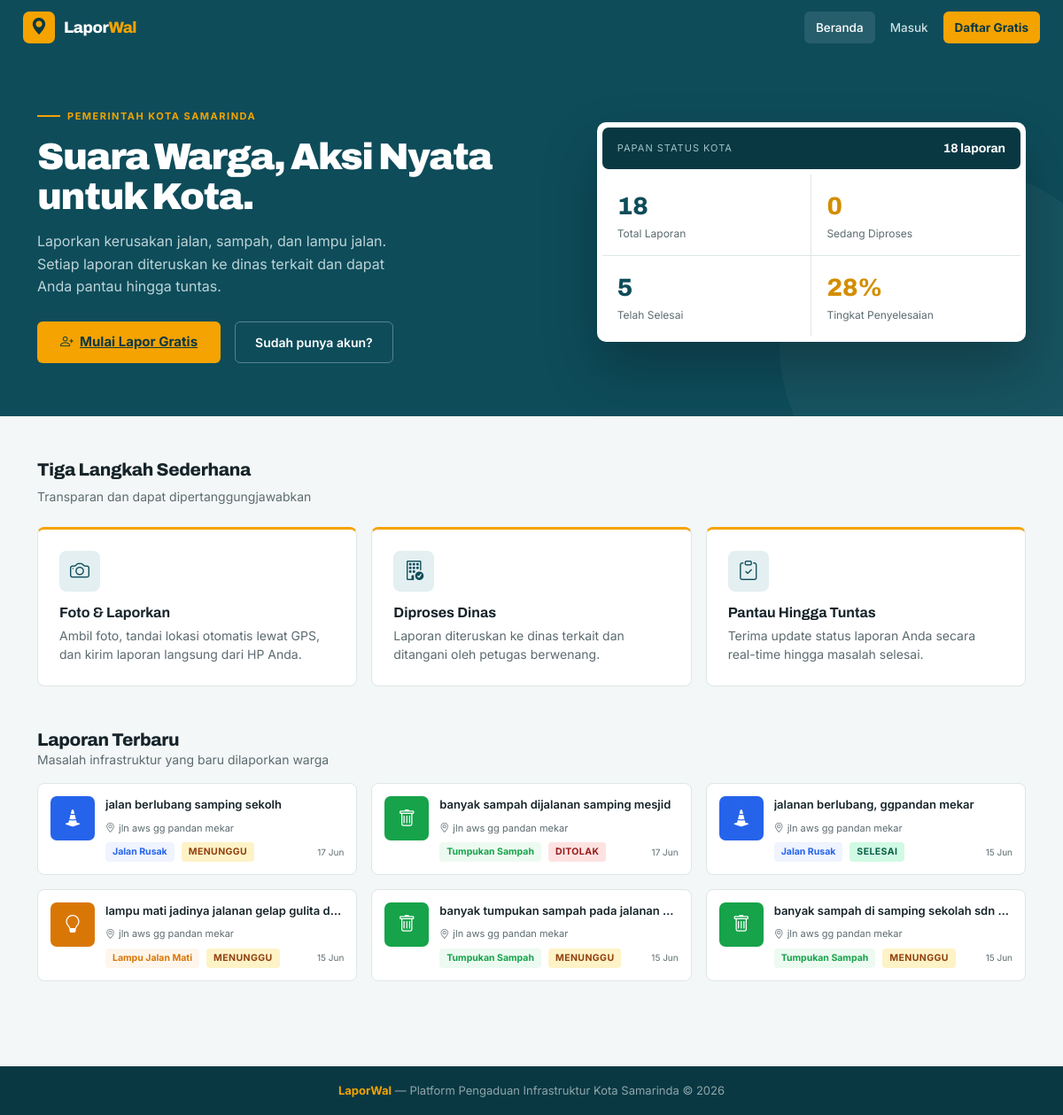
The page / on the database its author committed.
### laporan/models.py (models this page shows, shortened)
class Laporan(models.Model):
    KATEGORI_CHOICES = [
        ('jalan', 'Jalan Rusak'),
        ('sampah', 'Tumpukan Sampah'),
        ('lampu', 'Lampu Jalan Mati'),
        ('lainnya', 'Lainnya'),
    ]
    STATUS_CHOICES = [
        ('pending', 'Menunggu'),
        ('diproses', 'Diproses'),
        ('selesai', 'Selesai'),
        ('ditolak', 'Ditolak'),
    ]
    PRIORITAS_CHOICES = [
        ('rendah', 'Rendah'),
        ('sedang', 'Sedang'),
        ('tinggi', 'Tinggi'),
        ('darurat', 'Darurat'),
    ]
    nomor_laporan = models.CharField(max_length=20, unique=True, blank=True)
    pelapor = models.ForeignKey(
        settings.AUTH_USER_MODEL,
        on_delete=models.CASCADE,
        related_name='laporan_set',
        verbose_name="Pelapor"
    )
    foto = models.ImageField(upload_to=report_upload_path, verbose_name="Foto Laporan")
    deskripsi = models.TextField(verbose_name="Deskripsi Laporan")
    alamat = models.CharField(max_length=255, verbose_name="Alamat / Lokasi")
    latitude = models.DecimalField(max_digits=9, decimal_places=6, null=True, blank=True)
    longitude = models.DecimalField(max_digits=9, decimal_places=6, null=True, blank=True)
    kategori = models.CharField(max_length=20, choices=KATEGORI_CHOICES, default='lainnya')
    status = models.CharField(max_length=20, choices=STATUS_CHOICES, default='pending')
    prioritas = models.CharField(max_length=20, choices=PRIORITAS_CHOICES, default='sedang')
    ai_kategori = models.CharField(max_length=20, blank=True, null=True, verbose_name="Kategori AI")
    ai_confidence = models.IntegerField(default=0, verbose_name="Confidence AI (%)")
    catatan_admin = models.TextField(blank=True, verbose_name="Catatan Admin")
    dibuat_pada = models.DateTimeField(auto_now_add=True, verbose_name="Tanggal Lapor")
    diperbarui_pada = models.DateTimeField(auto_now=True, verbose_name="Terakhir Diperbarui")
    diselesaikan_pada = models.DateTimeField(null=True, blank=True, verbose_name="Tanggal Selesai")
    class Meta:
        verbose_name = "Laporan"
        verbose_name_plural = "Laporan"
        ordering = ['-dibuat_pada']
    def get_kategori_icon(self):
        icon_map = {
            'jalan': 'bi-cone-striped',
            'sampah': 'bi-trash',
            'lampu': 'bi-lightbulb',
            'lainnya': 'bi-three-dots',
        }
        return icon_map.get(self.kategori, 'bi-three-dots')
    def get_kategori_warna(self):
        warna_map = {
            'jalan': '#2563EB', 'sampah': '#16A34A',
            'lampu': '#D97706', 'lainnya': '#64748B',
        }
        return warna_map.get(self.kategori, '#64748B')

### laporan/views.py (the view)
# urls.py: path('', views.beranda, name='beranda'),
def beranda(request):
    stats = {
        'total': Laporan.objects.count(),
        'diproses': Laporan.objects.filter(status='diproses').count(),
        'selesai': Laporan.objects.filter(status='selesai').count(),
        'pending': Laporan.objects.filter(status='pending').count(),
    }
    if stats['total'] > 0:
        stats['persen_selesai'] = round(stats['selesai'] / stats['total'] * 100)
    else:
        stats['persen_selesai'] = 0
    laporan_terbaru = Laporan.objects.select_related('pelapor').order_by('-dibuat_pada')[:6]
    return render(request, 'laporan/beranda.html', {
        'stats': stats,
        'laporan_terbaru': laporan_terbaru,
    })

### templates/laporan/beranda.html (shortened to what this page needs)
{% extends 'base.html' %}
{% block content %}
<section class="hero">
  <div class="container">
    <div class="hero-grid">
      <div>
        <div class="eyebrow">Pemerintah Kota Samarinda</div>
        <h1>Suara Warga, Aksi Nyata untuk Kota.</h1>
        <p>Laporkan kerusakan jalan, sampah, dan lampu jalan. Setiap laporan diteruskan ke dinas terkait dan dapat Anda pantau hingga tuntas.</p>
        <div class="d-flex gap-3 flex-wrap">
          {% if user.is_authenticated %}
            <a href="{% url 'buat_laporan' %}" class="btn-green" style="padding:12px 26px;font-size:15px"><i class="bi bi-plus-circle"></i>Buat Laporan Sekarang</a>
            <a href="{% url 'dashboard_user' %}" class="btn-ghost">Lihat Dashboard</a>
          {% else %}
            <a href="{% url 'register' %}" class="btn-green" style="padding:12px 26px;font-size:15px"><i class="bi bi-person-plus"></i>Mulai Lapor Gratis</a>
            <a href="{% url 'login' %}" class="btn-ghost">Sudah punya akun?</a>
          {% endif %}
        </div>
      </div>
      <div class="board">
        <div class="board-top"><div class="l">Papan Status Kota</div><div class="d">{{ stats.total }} laporan</div></div>
        <div class="board-grid">
          <div class="bcell"><div class="n">{{ stats.total }}</div><div class="t">Total Laporan</div></div>
          <div class="bcell"><div class="n a">{{ stats.diproses }}</div><div class="t">Sedang Diproses</div></div>
          <div class="bcell"><div class="n">{{ stats.selesai }}</div><div class="t">Telah Selesai</div></div>
          <div class="bcell"><div class="n a">{{ stats.persen_selesai }}%</div><div class="t">Tingkat Penyelesaian</div></div>
        </div>
      </div>
    </div>
  </div>
</section>
<section class="py-5">
  <div class="container">
    <div class="mb-4">
      <h2 class="section-title">Tiga Langkah Sederhana</h2>
      <p class="section-sub">Transparan dan dapat dipertanggungjawabkan</p>
    </div>
    <div class="row g-3">
      <div class="col-md-4">
        <div class="feature-card"><div class="feature-icon"><i class="bi bi-camera"></i></div><h3 style="font-family:var(--display);font-weight:700;font-size:16px;margin-bottom:6px">Foto &amp; Laporkan</h3><p class="section-sub mb-0" style="line-height:1.55">Ambil foto, tandai lokasi otomatis lewat GPS, dan kirim laporan langsung dari HP Anda.</p></div>
      </div>
      <div class="col-md-4">
        <div class="feature-card"><div class="feature-icon"><i class="bi bi-building-check"></i></div><h3 style="font-family:var(--display);font-weight:700;font-size:16px;margin-bottom:6px">Diproses Dinas</h3><p class="section-sub mb-0" style="line-height:1.55">Laporan diteruskan ke dinas terkait dan ditangani oleh petugas berwenang.</p></div>
      </div>
      <div class="col-md-4">
        <div class="feature-card"><div class="feature-icon"><i class="bi bi-clipboard-check"></i></div><h3 style="font-family:var(--display);font-weight:700;font-size:16px;margin-bottom:6px">Pantau Hingga Tuntas</h3><p class="section-sub mb-0" style="line-height:1.55">Terima update status laporan Anda secara real-time hingga masalah selesai.</p></div>
      </div>
    </div>
  </div>
</section>
<section class="pb-5">
  <div class="container">
    <div class="d-flex align-items-center justify-content-between mb-3">
      <div>
        <h2 class="section-title mb-0">Laporan Terbaru</h2>
        <p class="section-sub mb-0">Masalah infrastruktur yang baru dilaporkan warga</p>
      </div>
    </div>
    <div class="row g-3">
      {% for lap in laporan_terbaru %}
      <div class="col-md-6 col-lg-4">
        <div class="report-card">
          <div class="rthumb" style="background:{{ lap.get_kategori_warna }}"><i class="bi {{ lap.get_kategori_icon }}"></i></div>
          <div style="flex:1;min-width:0">
            <p class="mb-2" style="font-size:13px;font-weight:600;white-space:nowrap;overflow:hidden;text-overflow:ellipsis">{{ lap.deskripsi }}</p>
            <p class="section-sub mb-2" style="font-size:11px"><i class="bi bi-geo-alt me-1"></i>{{ lap.alamat|truncatechars:50 }}</p>
            <div class="d-flex align-items-center gap-2">
              <span class="badge-{{ lap.kategori }}">{{ lap.get_kategori_display }}</span>
              <span class="badge-{{ lap.status }}">{{ lap.get_status_display }}</span>
              <span class="section-sub ms-auto" style="font-size:10px">{{ lap.dibuat_pada|date:"d M" }}</span>
            </div>
          </div>
        </div>
      </div>
      {% empty %}
      <div class="col-12 text-center py-5 section-sub">
        <i class="bi bi-inbox fs-1 d-block mb-2 text-green"></i>
        Belum ada laporan. <a href="{% url 'buat_laporan' %}" class="text-green">Jadilah yang pertama melapor!</a>
      </div>
      {% endfor %}
    </div>
  </div>
</section>
{% endblock %}

### rows shown on the page
Laporan: deskripsi "jalan berlubang samping sekolh", alamat "jln aws gg pandan mekar", kategori "Jalan Rusak", status "MENUNGGU", dibuat_pada "17 Jun"
Laporan: deskripsi "banyak sampah dijalanan samping mesjid", alamat "jln aws gg pandan mekar", kategori "Tumpukan Sampah", status "DITOLAK", dibuat_pada "17 Jun"
Laporan: deskripsi "jalanan berlubang, ggpandan mekar", alamat "jln aws gg pandan mekar", kategori "Jalan Rusak", status "SELESAI", dibuat_pada "15 Jun"
Laporan: deskripsi "lampu mati jadinya jalanan gelap gulita d…", alamat "jln aws gg pandan mekar", kategori "Lampu Jalan Mati", status "MENUNGGU", dibuat_pada "15 Jun"
Laporan: deskripsi "banyak tumpukan sampah pada jalanan…", alamat "jln aws gg pandan mekar", kategori "Tumpukan Sampah", status "MENUNGGU", dibuat_pada "15 Jun"
Laporan: deskripsi "banyak sampah di samping sekolah sdn…", alamat "jln aws gg pandan mekar", kategori "Tumpukan Sampah", status "MENUNGGU", dibuat_pada "15 Jun"

### other values the page prints
{{ stats.total }} "18"
{{ stats.diproses }} "0"
{{ stats.selesai }} "5"
{{ stats.persen_selesai }} "28"
